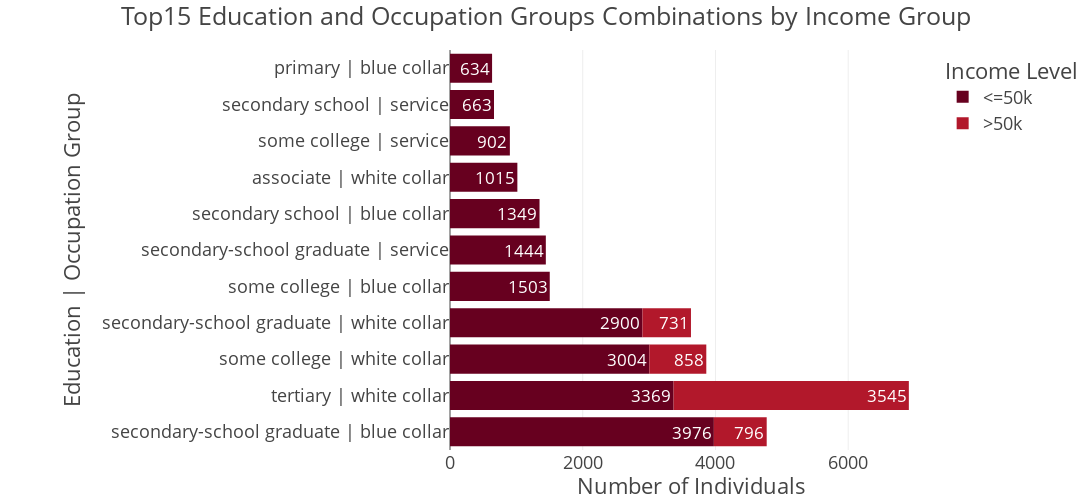

The code cell stored with this chart in its notebook:
### Code cell
num = 15
adult_df_combos = adult_df_income_edu_occ.head(num)
fig = px.bar(
    adult_df_combos,
    x = 'total',
    y = 'edu_occ',
    color = 'income',
    orientation = 'h',
    title = f'Top{num} Education and Occupation Groups Combinations by Income Group',
    # barmode = 'group',
    height = 500,
    width=1100,
    color_discrete_sequence=px.colors.sequential.RdBu,
    text = 'total'
)

fig.update_layout(template="presentation", xaxis_title='Number of Individuals',
                  yaxis_title='Education | Occupation Group',
                  legend_title=dict(text='Income Level'),
                margin=dict(l=450, r=50, t= 50, b=50))

fig.show()
fig.write_image(os.path.join(results_dir,'income_distribution_Eduocc_bar_chart.jpg'))
fig.write_image(os.path.join(results_dir,'income_distribution_Eduocc_bar_chart.png'))
fig.write_html(os.path.join(results_dir,'income_distribution_Eduocc_bar_chart.html'))

### Figure 1 — Plotly figure (JSON) as saved in the notebook; plotly's stock layout.template omitted (floating-point values rounded to 4 significant figures)
{"data": [{"hovertemplate": "income=<=50k<br>total=%{text}<br>edu_occ=%{y}<extra></extra>", "legendgroup": "<=50k", "marker": {"color": "rgb(103,0,31)", "pattern": {"shape": ""}}, "name": "<=50k", "orientation": "h", "showlegend": true, "text": [3976.0, 3369.0, 3004.0, 2900.0, 1503.0, 1444.0, 1349.0, 1015.0, 902.0, 663.0, 634.0], "textposition": "auto", "type": "bar", "x": [3976, 3369, 3004, 2900, 1503, 1444, 1349, 1015, 902, 663, 634], "xaxis": "x", "y": ["secondary-school graduate | blue collar", "tertiary | white collar", "some college | white collar", "secondary-school graduate | white collar", "some college | blue collar", "secondary-school graduate | service", "secondary school | blue collar", "associate | white collar", "some college | service", "secondary school | service", "primary | blue collar"], "yaxis": "y"}, {"hovertemplate": "income=>50k<br>total=%{text}<br>edu_occ=%{y}<extra></extra>", "legendgroup": ">50k", "marker": {"color": "rgb(178,24,43)", "pattern": {"shape": ""}}, "name": ">50k", "orientation": "h", "showlegend": true, "text": [3545.0, 858.0, 796.0, 731.0], "textposition": "auto", "type": "bar", "x": [3545, 858, 796, 731], "xaxis": "x", "y": ["tertiary | white collar", "some college | white collar", "secondary-school graduate | blue collar", "secondary-school graduate | white collar"], "yaxis": "y"}], "layout": {"barmode": "relative", "height": 500, "legend": {"title": {"text": "Income Level"}, "tracegroupgap": 0}, "margin": {"b": 50, "l": 450, "r": 50, "t": 50}, "title": {"text": "Top15 Education and Occupation Groups Combinations by Income Group"}, "width": 1100, "xaxis": {"anchor": "y", "autorange": true, "domain": [0, 1], "range": [0, 7278.0], "title": {"text": "Number of Individuals"}, "type": "linear"}, "yaxis": {"anchor": "x", "autorange": true, "domain": [0, 1], "range": [-0.5, 10.5], "title": {"text": "Education | Occupation Group"}, "type": "category"}}}
